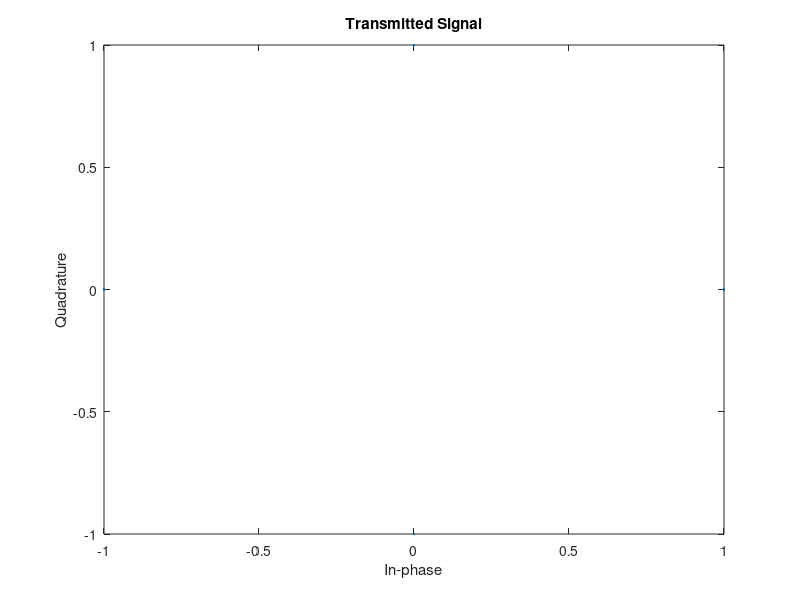
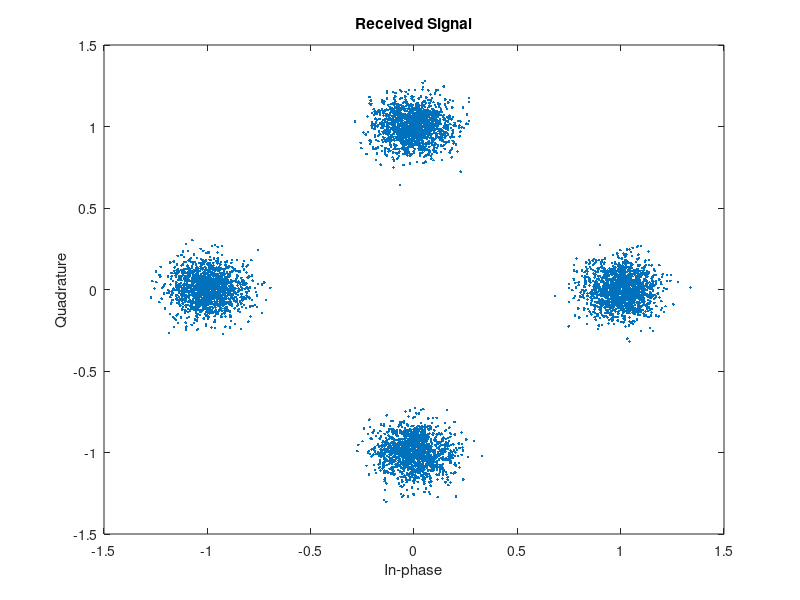

Source code (MATLAB) for these figures, in order:
% 4-QAM: Quadrature Amplitude Modulation, a type of digital modulation where
% four different phases and amplitudes are used to represent 00, 01, 11, and 10 bits.

% number of bits to transmit
n = 6000;
% signal to noise ratio
SNR = 18;
% BPSK modulation order (number of symbols)
modulation_order = 4; 
% generate random bit stream
bit_stream = randi([0, modulation_order-1],1,n);

% calculate and display bits per symbol based on modulation order
bits_per_symbol = log2(modulation_order);
disp(['Bits per Symbol: ', num2str(bits_per_symbol)]);

% modulate the bit stream
modulated_signal = pskmod(bit_stream,modulation_order);
% scatter plot the modulated signal
scatterplot(modulated_signal), title('Transmitted Signal');

% received signal with AWGN noise
received_signal = awgn(modulated_signal, SNR); 
% scatter plot the received signal
scatterplot(received_signal), title('Received Signal');

% demodulation of the received signal 
demodulated_bit_stream = pskdemod(received_signal, modulation_order); 

% Calculate and display the number of bit errors
error_bits = sum(demodulated_bit_stream ~= bit_stream);
disp(['Error Bits: ', num2str(error_bits)]);
